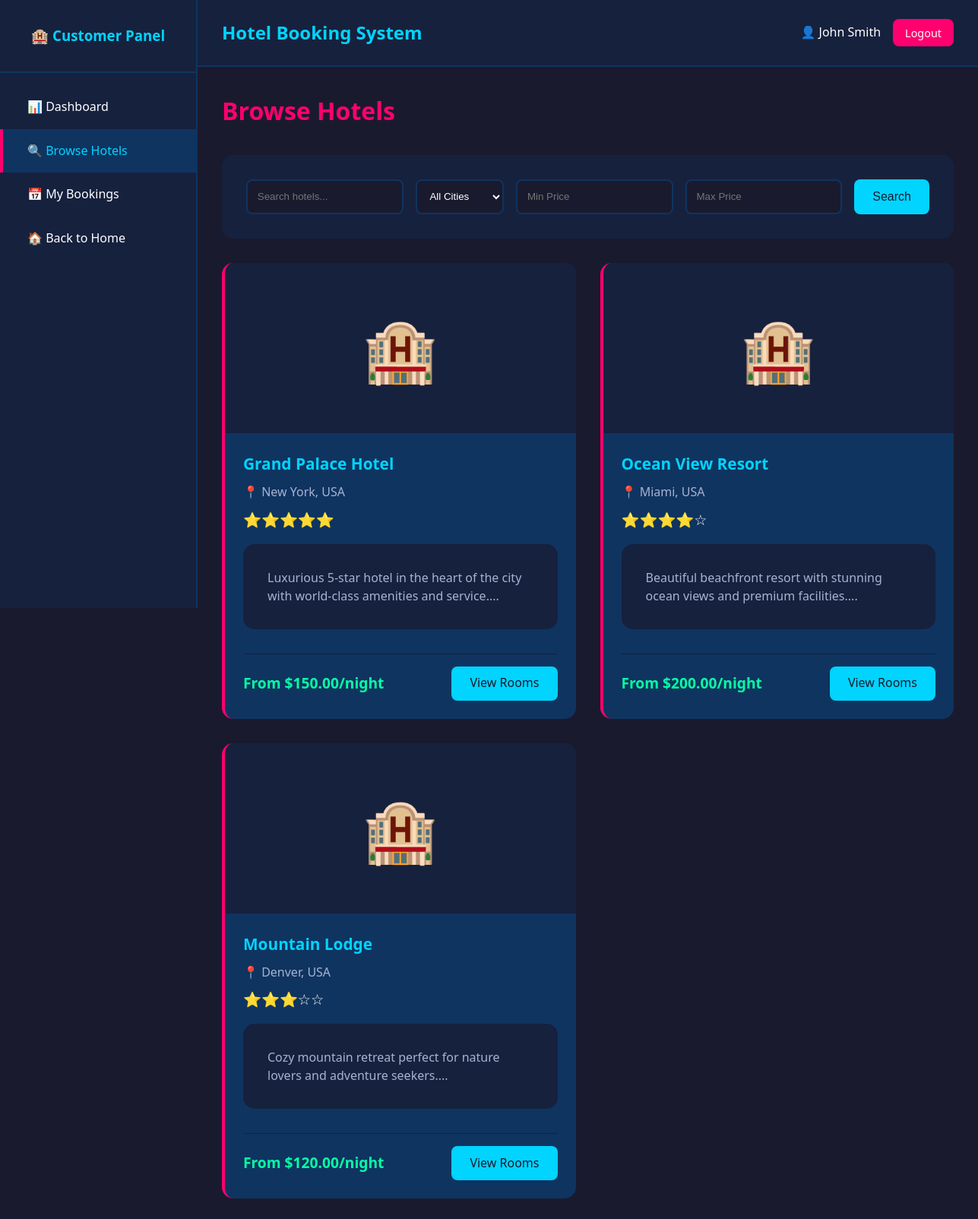
Page /customer/browse-hotels.php (signed in) on the committed database.
### tables this page shows
CREATE TABLE IF NOT EXISTS hotels (
    id INT PRIMARY KEY AUTO_INCREMENT,
    hotel_name VARCHAR(200) NOT NULL,
    description TEXT,
    address TEXT NOT NULL,
    city VARCHAR(100) NOT NULL,
    state VARCHAR(100),
    country VARCHAR(100) NOT NULL,
    postal_code VARCHAR(20),
    phone VARCHAR(20),
    email VARCHAR(100),
    star_rating INT DEFAULT 3,
    image VARCHAR(255),
    status ENUM('active', 'inactive') DEFAULT 'active',
    created_at TIMESTAMP DEFAULT CURRENT_TIMESTAMP,
    updated_at TIMESTAMP DEFAULT CURRENT_TIMESTAMP ON UPDATE CURRENT_TIMESTAMP,
    INDEX idx_city (city),
    INDEX idx_status (status)
);

### config.php (called while the page is built, shortened)
<?php
function formatCurrency($amount) {
    return "$" . number_format($amount, 2);
}
function getStarRating($rating) {
    $stars = '';
    for ($i = 1; $i <= 5; $i++) {
        if ($i <= $rating) {
            $stars .= '⭐';
        } else {
            $stars .= '☆';
        }
    }
    return $stars;
}
?>

### customer/browse-hotels.php (the view, shortened to what this page needs)
<?php
require_once '../config.php';
$search = isset($_GET['search']) ? sanitize($conn, $_GET['search']) : '';
$min_price = isset($_GET['min_price']) ? (float)$_GET['min_price'] : 0;
$max_price = isset($_GET['max_price']) ? (float)$_GET['max_price'] : 10000;
$where = "h.status = 'active'";
$hotels_query = "SELECT h.*,
                 (SELECT MIN(price_per_night) FROM rooms WHERE hotel_id = h.id AND status = 'available') as min_price,
                 (SELECT COUNT(*) FROM rooms WHERE hotel_id = h.id AND status = 'available') as available_rooms
                 FROM hotels h
                 WHERE $where
                 HAVING (min_price IS NULL OR (min_price >= $min_price AND min_price <= $max_price))
                 ORDER BY h.star_rating DESC, h.hotel_name";
$hotels = mysqli_query($conn, $hotels_query);
?>
<?php include 'includes/header.php'; ?>
<div class="dashboard-content">
    <h1>Browse Hotels</h1>
    <div class="search-section">
        <form method="GET" class="search-form">
            <div class="search-row">
                <input type="text" name="search" placeholder="Search hotels..." value="<?php echo $search; ?>">
                <select name="city">
                    <option value="">All Cities</option>
                </select>
                <input type="number" name="min_price" placeholder="Min Price" value="<?php echo $min_price > 0 ? $min_price : ''; ?>" step="10">
                <input type="number" name="max_price" placeholder="Max Price" value="<?php echo $max_price < 10000 ? $max_price : ''; ?>" step="10">
                <button type="submit" class="btn btn-primary">Search</button>
            </div>
        </form>
    </div>
    <div class="hotels-grid">
        <?php if (mysqli_num_rows($hotels) > 0): ?>
            <?php while ($hotel = mysqli_fetch_assoc($hotels)): ?>
            <div class="hotel-card">
                <div class="hotel-image">
                    🏨
                </div>
                <div class="hotel-info">
                    <h3><?php echo $hotel['hotel_name']; ?></h3>
                    <p class="hotel-location">📍 <?php echo $hotel['city']; ?>, <?php echo $hotel['country']; ?></p>
                    <p class="hotel-rating"><?php echo getStarRating($hotel['star_rating']); ?></p>
                    <p class="hotel-description"><?php echo substr($hotel['description'], 0, 120); ?>...</p>
                    <div class="hotel-footer">
                        <div class="hotel-price">
                            <?php if ($hotel['min_price']): ?>
                                From <?php echo formatCurrency($hotel['min_price']); ?>/night
                            <?php else: ?>
                                No rooms available
                            <?php endif; ?>
                        </div>
                        <?php if ($hotel['available_rooms'] > 0): ?>
                            <a href="hotel-details.php?id=<?php echo $hotel['id']; ?>" class="btn btn-primary">View Rooms</a>
                        <?php else: ?>
                            <span class="badge badge-secondary">No Availability</span>
                        <?php endif; ?>
                    </div>
                </div>
            </div>
            <?php endwhile; ?>
        <?php else: ?>
            <p>No hotels found matching your criteria.</p>
        <?php endif; ?>
    </div>
</div>
<?php include 'includes/footer.php'; ?>

### css/style.css (style rules this page uses)
:root { --primary-blue: #00d4ff; --hot-pink: #ff006e; --neon-green: #06ffa5; --electric-purple: #8338ec; --bright-yellow: #ffbe0b; --dark-navy: #1a1a2e; --deep-blue: #16213e; --midnight: #0f3460; --text-light: #ffffff; --text-muted: #a8b2d1; }
* { margin: 0; padding: 0; box-sizing: border-box; }
body { font-family: 'Segoe UI', Tahoma, Geneva, Verdana, sans-serif; background-color: var(--dark-navy); color: var(--text-light); line-height: 1.6; }
.btn { padding: 0.6rem 1.5rem; border: none; border-radius: 8px; cursor: pointer; font-size: 1rem; text-decoration: none; display: inline-block; transition: all 0.3s ease; font-weight: 500; }
.btn-primary { background-color: var(--primary-blue); color: var(--dark-navy); }
.hotels-grid { display: grid; grid-template-columns: repeat(auto-fit, minmax(300px, 1fr)); gap: 2rem; }
.hotel-card { background-color: var(--midnight); border-radius: 15px; overflow: hidden; transition: all 0.3s ease; border-left: 4px solid var(--hot-pink); }
.hotel-image { background-color: var(--deep-blue); padding: 3rem; text-align: center; font-size: 5rem; }
.hotel-info { padding: 1.5rem; }
.hotel-info h3 { color: var(--primary-blue); margin-bottom: 0.5rem; font-size: 1.3rem; }
.hotel-location { color: var(--text-muted); margin-bottom: 0.5rem; }
.hotel-rating { font-size: 1.2rem; margin-bottom: 1rem; }
.hotel-description { color: var(--text-muted); margin-bottom: 1rem; line-height: 1.5; }
.hotel-footer { display: flex; justify-content: space-between; align-items: center; margin-top: 1rem; padding-top: 1rem; border-top: 1px solid var(--deep-blue); }
.hotel-price { font-size: 1.2rem; font-weight: bold; color: var(--neon-green); }
.dashboard-content { padding: 2rem; }
.dashboard-content h1 { color: var(--hot-pink); margin-bottom: 2rem; }
.search-section { background-color: var(--deep-blue); padding: 2rem; border-radius: 15px; margin-bottom: 2rem; }
.search-form .search-row { display: grid; grid-template-columns: 2fr 1.5fr 1fr 1fr 1.2fr; gap: 1rem; }
.search-form input, .search-form select { padding: 0.8rem; border: 2px solid var(--midnight); border-radius: 8px; background-color: var(--dark-navy); color: var(--text-light); }
.hotel-description { background-color: var(--deep-blue); padding: 2rem; border-radius: 15px; margin-bottom: 2rem; }

### rows in the picture
hotels: hotel_name "Grand Palace Hotel", city "New York", country "USA", star_rating "⭐⭐⭐⭐⭐", description "Luxurious 5-star hotel in the heart of the city with world-class amenities and service.", min_price "$150.00"
hotels: hotel_name "Ocean View Resort", city "Miami", country "USA", star_rating "⭐⭐⭐⭐☆", description "Beautiful beachfront resort with stunning ocean views and premium facilities.", min_price "$200.00"
hotels: hotel_name "Mountain Lodge", city "Denver", country "USA", star_rating "⭐⭐⭐☆☆", description "Cozy mountain retreat perfect for nature lovers and adventure seekers.", min_price "$120.00"

### other values in the picture
$_SESSION['full_name'] "John Smith"
